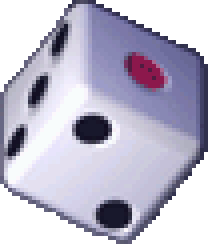
#> input picture apps/4leaf/rog/original/OBS/dice-blocks/obs-1171-b3-001.png, 52 x 61 px, given as the content of the folder ../original/OBS/dice-blocks/obs-1171-b3-001.png, which was not available (shown 4 times larger)
$ python tis-orientation-compare.py ../original/OBS/dice-blocks/obs-1171-b3-001.png ../original/OBS/dice-blocks/obs-1171-b3-001.png ../original/OBS/dice-blocks/obs-1171-b3-001.png
#> lines starting #> are read from the running program, lines starting #| are printed output that depends on the picture; after the words box and inside, x2 and y2 are one past the last pixel; in counts of white or black regions, pixels touching at a corner belong together
#!/usr/bin/env python3
"""Upright-vs-inverted pixel check of LIVE rendered TIS tiles (round 13).

Input: a directory of Chromium crops written by tests/dmp-26-map-render-audit.cjs
(one <art>.png per distinct art, camera scale 1, pawns/overlays hidden).
For each crop, compare its opaque-pixel RGB against the stored Tiles/<art>.png
(a) flipped back (the expected upright art; storage is bottom-up) and
(b) as stored. Report mean absolute error over the art's opaque pixels.
PASS when the upright error is at most 0.8x the inverted error (a WEB
rule). Terrain shows through alpha edges, so only alpha>200 pixels count.
Usage: tis-orientation-compare.py <crops-dir> <rog-dir> [out.json]
"""
import json
import sys
from pathlib import Path

import numpy as np
from PIL import Image

RATIO = 0.8  # upright must beat inverted by >=20% (INFERRED WEB rule; overlays/terrain add noise)


def main():
    crops, rog = Path(sys.argv[1]), Path(sys.argv[2])
    rows = []
    for crop in sorted(crops.glob("*.png")):
        art = crop.stem
        src = Image.open(rog / "original/Tiles" / (art + ".png")).convert("RGBA")
#> src is the input picture: PIL image 52x61 RGBA; mean R, G, B, A 187.3, 124.4, 162.3, 187
        shot = np.asarray(Image.open(crop).convert("RGB").resize(src.size), dtype=float)
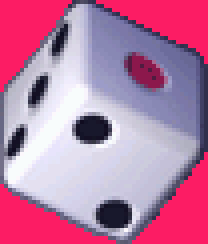
#> shot: shape (61, 52, 3) float64 (shown 4 times larger); mean R, G, B 187.3, 124.4, 162.3
        stored = np.asarray(src, dtype=float)
        upright = stored[::-1]
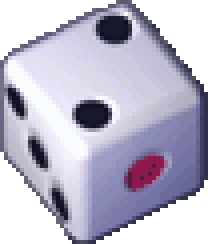
#> upright: shape (61, 52, 4) float64 (shown 4 times larger); mean R, G, B, A 187.3, 124.4, 162.3, 187; transparent parts drawn white
        res = {}
        for name, ref in (("upright", upright), ("inverted", stored)):
            mask = ref[:, :, 3] > 200
            res[name] = round(float(np.abs(shot[mask] - ref[:, :, :3][mask]).mean()), 2)
#> this loop made 2 passes
#> name on passes 1 to 2: 'upright', 'inverted'
#> pass 1, in main, `mask = ref[:, :, 3] > 200`:
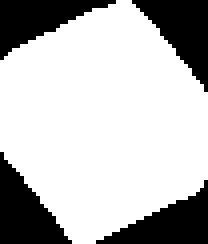
#> mask: shape (61, 52) bool (shown 4 times larger); 73.3% white; 4 black regions, box (x1, y1, x2, y2) and area: (0, 38, 18, 61) 218, (33, 0, 52, 23) 215, (24, 45, 52, 61) 210, (0, 0, 29, 15) 203
#> pass 2, in main, `mask = ref[:, :, 3] > 200`:
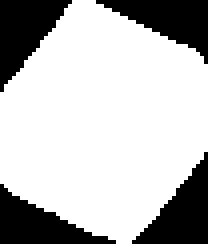
#> mask: shape (61, 52) bool (shown 4 times larger); 73.3% white; 4 black regions, box (x1, y1, x2, y2) and area: (0, 0, 18, 23) 218, (33, 38, 52, 61) 215, (24, 0, 52, 16) 210, (0, 46, 29, 61) 203
#> after the loop, res = {'upright': 61.17, 'inverted': 0}
        res.update(art=art, pass_=res["upright"] <= RATIO * res["inverted"])
        rows.append(res)
    out = {"method": "MAE over alpha>200 pixels, Chromium crop vs Tiles PNG (flipped back / as stored)",
           "rule": "upright MAE <= 0.8 x inverted MAE", "arts": len(rows),
           "pass": sum(r["pass_"] for r in rows), "rows": rows}
    text = json.dumps(out, indent=1)
    if len(sys.argv) > 3:
        Path(sys.argv[3]).write_text(text + "\n", encoding="utf-8")
    print(text if len(rows) < 3 else json.dumps({k: out[k] for k in ("arts", "pass")}))
#| {
#|  "method": "MAE over alpha>200 pixels, Chromium crop vs Tiles PNG (flipped back / as stored)",
#|  "rule": "upright MAE <= 0.8 x inverted MAE",
#|  "arts": 1,
#|  "pass": 0,
#|  "rows": [
#|   {
#|    "upright": 61.17,
#|    "inverted": 0.0,
#|    "art": "obs-1171-b3-001",
#|    "pass_": false
#|   }
#> (further printed lines are left out)
    for r in rows:
        if not r["pass_"]:
            print("FAIL", r)
#> this loop made 1 pass
#| FAIL {'upright': 61.17, 'inverted': 0.0, 'art': 'obs-1171-b3-001', 'pass_': False}
    return 0 if rows and all(r["pass_"] for r in rows) else 1


if __name__ == "__main__":
#> (the run stopped early here; a loop or call above may not have finished)
